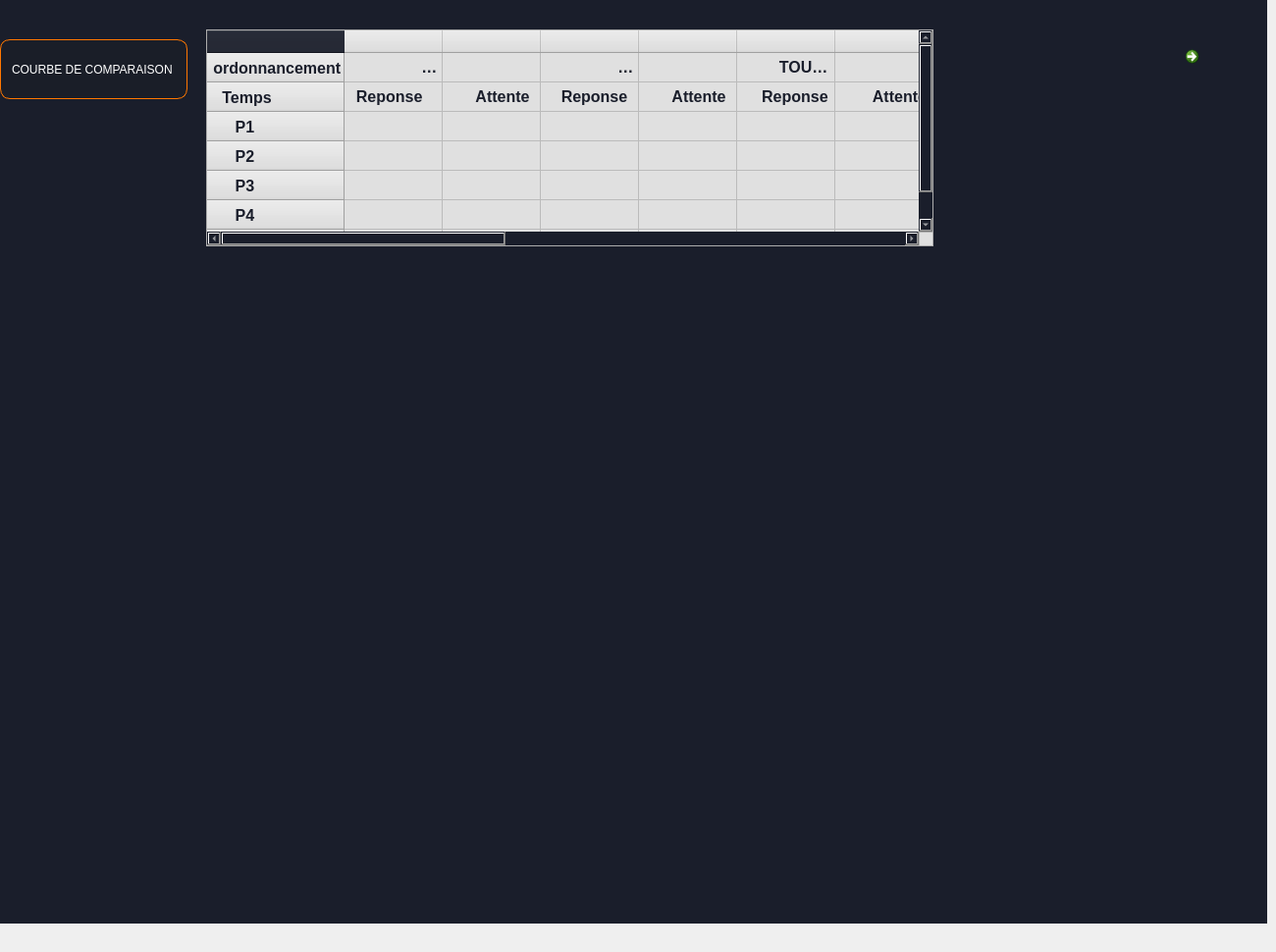
    <widget class="QWidget" name="page">
     <widget class="QWidget" name="widget" native="true">
      <property name="geometry">
       <rect>
        <x>0</x>
        <y>-20</y>
        <width>1291</width>
        <height>961</height>
       </rect>
      </property>
      <property name="cursor">
       <cursorShape>ArrowCursor</cursorShape>
      </property>
      <property name="styleSheet">
       <string notr="true"> background-color: #1A1E2B; /* Dark navy blue */
  color: #E0E0E0; /* Light gray text */
  font-family: Arial, sans-serif;
</string>
      </property>
      <widget class="QCommandLinkButton" name="commandLinkButton">
       <property name="geometry">
        <rect>
         <x>1200</x>
         <y>60</y>
         <width>31</width>
         <height>41</height>
        </rect>
       </property>
       <property name="text">
        <string/>
       </property>
      </widget>
      <widget class="QTableWidget" name="tableWidget_17">
       <property name="geometry">
        <rect>
         <x>210</x>
         <y>50</y>
         <width>741</width>
         <height>221</height>
        </rect>
       </property>
       <property name="styleSheet">
        <string notr="true">background:#E0E0E0 ;
color:  #1A1E2B; 
font-weight: bold ;
font-size: 16px</string>
       </property>
       <row>
        <property name="text">
         <string> ordonnancement</string>
        </property>
       </row>
       <row>
        <property name="text">
         <string>   Temps</string>
        </property>
       </row>
       <row>
        <property name="text">
         <string>      P1</string>
        </property>
       </row>
       <row>
        <property name="text">
         <string>      P2</string>
        </property>
       </row>
       <row>
        <property name="text">
         <string>      P3</string>
        </property>
       </row>
       <row>
        <property name="text">
         <string>      P4</string>
        </property>
       </row>
       <row>
        <property name="text">
         <string>  Moyenne</string>
        </property>
       </row>
       <column>
        <property name="text">
         <string/>
        </property>
       </column>
       <column>
        <property name="text">
         <string/>
        </property>
       </column>
       <column>
        <property name="text">
         <string/>
        </property>
       </column>
       <column>
        <property name="text">
         <string/>
        </property>
       </column>
       <column>
        <property name="text">
         <string/>
        </property>
       </column>
       <column>
        <property name="text">
         <string/>
        </property>
       </column>
       <column>
        <property name="text">
         <string/>
        </property>
       </column>
       <column>
        <property name="text">
         <string/>
        </property>
       </column>
       <column>
        <property name="text">
         <string/>
        </property>
       </column>
       <column>
        <property name="text">
         <string/>
        </property>
       </column>
       <column>
        <property name="text">
         <string/>
        </property>
       </column>
       <column>
        <property name="text">
         <string/>
        </property>
       </column>
       <item row="0" column="0">
        <property name="text">
         <string>                 FIFO</string>
        </property>
       </item>
       <item row="0" column="1">
        <property name="text">
         <string/>
        </property>
       </item>
       <item row="0" column="2">
        <property name="text">
         <string>                 PCTE</string>
        </property>
       </item>
       <item row="0" column="4">
        <property name="text">
         <string>         TOURNIQUET</string>
        </property>
       </item>
       <item row="0" column="6">
        <property name="text">
         <string>            PRIORITE</string>
        </property>
       </item>
       <item row="0" column="8">
        <property name="text">
         <string>PRIORITE + REQUISITION</string>
        </property>
       </item>
       <item row="0" column="9">
        <property name="text">
         <string/>
        </property>
       </item>
       <item row="0" column="10">
        <property name="text">
         <string> PCTE + REQUISITION</string>
        </property>
       </item>
       <item row="1" column="0">
        <property name="text">
         <string>  Reponse</string>
        </property>
       </item>
       <item row="1" column="1">
        <property name="text">
         <string>       Attente</string>
        </property>
       </item>
       <item row="1" column="2">
        <property name="text">
         <string>    Reponse</string>
        </property>
       </item>
       <item row="1" column="3">
        <property name="text">
         <string>       Attente</string>
        </property>
       </item>
       <item row="1" column="4">
        <property name="text">
         <string>     Reponse</string>
        </property>
       </item>
       <item row="1" column="5">
        <property name="text">
         <string>        Attente</string>
        </property>
       </item>
       <item row="1" column="6">
        <property name="text">
         <string>     Reponse</string>
        </property>
       </item>
       <item row="1" column="7">
        <property name="text">
         <string>       Attente</string>
        </property>
       </item>
       <item row="1" column="8">
        <property name="text">
         <string>     Reponse</string>
        </property>
       </item>
       <item row="1" column="9">
        <property name="text">
         <string>      Attente</string>
        </property>
       </item>
       <item row="1" column="10">
        <property name="text">
         <string>     Reponse</string>
        </property>
       </item>
       <item row="1" column="11">
        <property name="text">
         <string>      Attente</string>
        </property>
       </item>
      </widget>
      <widget class="QPushButton" name="pushButton_23">
       <property name="geometry">
        <rect>
         <x>0</x>
         <y>60</y>
         <width>191</width>
         <height>61</height>
        </rect>
       </property>
       <property name="styleSheet">
        <string notr="true">color: #FFFFFF;
background-color: #1A1E28;
border: 1px solid #FF7700;
font-weight = bold ;
border-radius : 10px;</string>
       </property>
       <property name="text">
        <string>COURBE DE COMPARAISON </string>
       </property>
      </widget>
     </widget>
    </widget>
